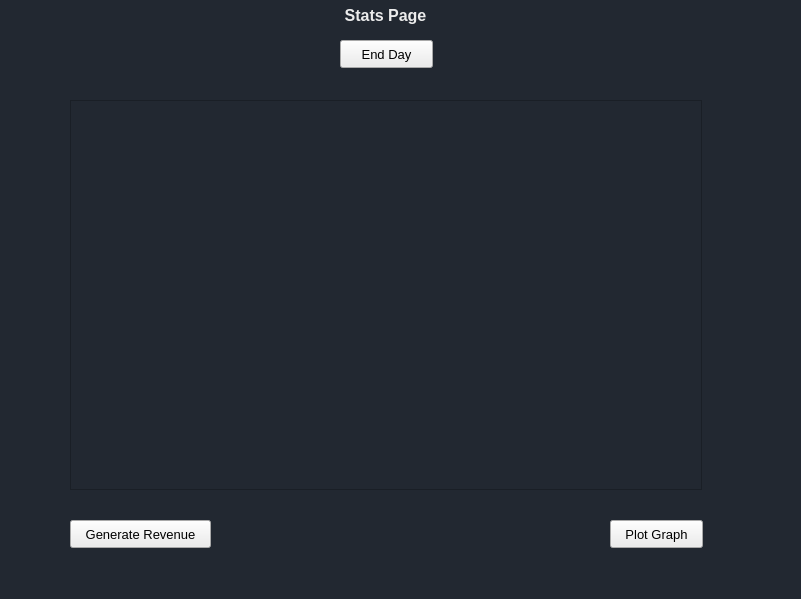
<?xml version="1.0" encoding="UTF-8"?>
<ui version="4.0">
 <class>StatsWindow</class>
 <widget class="QMainWindow" name="StatsWindow">
  <property name="geometry">
   <rect>
    <x>0</x>
    <y>0</y>
    <width>801</width>
    <height>599</height>
   </rect>
  </property>
  <property name="windowTitle">
   <string>MainWindow</string>
  </property>
  <property name="styleSheet">
   <string notr="true">background-color: rgb(34, 40, 49);</string>
  </property>
  <widget class="QWidget" name="centralwidget">
   <widget class="QLabel" name="statsLabel">
    <property name="geometry">
     <rect>
      <x>320</x>
      <y>0</y>
      <width>131</width>
      <height>31</height>
     </rect>
    </property>
    <property name="font">
     <font>
      <pointsize>12</pointsize>
      <weight>75</weight>
      <bold>true</bold>
     </font>
    </property>
    <property name="styleSheet">
     <string notr="true">color: rgb(236, 236, 236);</string>
    </property>
    <property name="text">
     <string>Stats Page</string>
    </property>
    <property name="alignment">
     <set>Qt::AlignCenter</set>
    </property>
   </widget>
   <widget class="QPushButton" name="eodBtn">
    <property name="geometry">
     <rect>
      <x>340</x>
      <y>40</y>
      <width>93</width>
      <height>28</height>
     </rect>
    </property>
    <property name="font">
     <font>
      <pointsize>10</pointsize>
     </font>
    </property>
    <property name="cursor">
     <cursorShape>PointingHandCursor</cursorShape>
    </property>
    <property name="mouseTracking">
     <bool>true</bool>
    </property>
    <property name="layoutDirection">
     <enum>Qt::LeftToRight</enum>
    </property>
    <property name="autoFillBackground">
     <bool>false</bool>
    </property>
    <property name="styleSheet">
     <string notr="true">background-color: rgb(236, 236, 236);</string>
    </property>
    <property name="text">
     <string>End Day</string>
    </property>
    <property name="checkable">
     <bool>false</bool>
    </property>
   </widget>
   <widget class="QTableView" name="statsTable">
    <property name="geometry">
     <rect>
      <x>70</x>
      <y>100</y>
      <width>632</width>
      <height>390</height>
     </rect>
    </property>
    <property name="cursor" stdset="0">
     <cursorShape>PointingHandCursor</cursorShape>
    </property>
    <property name="styleSheet">
     <string notr="true">color: rgb(236, 236, 236);</string>
    </property>
   </widget>
   <widget class="QPushButton" name="revenueBtn">
    <property name="geometry">
     <rect>
      <x>70</x>
      <y>520</y>
      <width>141</width>
      <height>28</height>
     </rect>
    </property>
    <property name="font">
     <font>
      <pointsize>10</pointsize>
     </font>
    </property>
    <property name="cursor">
     <cursorShape>PointingHandCursor</cursorShape>
    </property>
    <property name="styleSheet">
     <string notr="true">background-color: rgb(236, 236, 236);</string>
    </property>
    <property name="text">
     <string>Generate Revenue</string>
    </property>
   </widget>
   <widget class="QPushButton" name="graphBtn">
    <property name="geometry">
     <rect>
      <x>610</x>
      <y>520</y>
      <width>93</width>
      <height>28</height>
     </rect>
    </property>
    <property name="font">
     <font>
      <pointsize>10</pointsize>
     </font>
    </property>
    <property name="cursor">
     <cursorShape>PointingHandCursor</cursorShape>
    </property>
    <property name="styleSheet">
     <string notr="true">background-color: rgb(236, 236, 236);</string>
    </property>
    <property name="text">
     <string>Plot Graph</string>
    </property>
   </widget>
   <widget class="QLabel" name="revenueLabel">
    <property name="geometry">
     <rect>
      <x>254</x>
      <y>525</y>
      <width>271</width>
      <height>21</height>
     </rect>
    </property>
    <property name="font">
     <font>
      <pointsize>10</pointsize>
     </font>
    </property>
    <property name="styleSheet">
     <string notr="true">color: rgb(236, 236, 236);</string>
    </property>
    <property name="text">
     <string/>
    </property>
   </widget>
  </widget>
  <widget class="QStatusBar" name="statusbar"/>
 </widget>
 <resources/>
 <connections/>
</ui>
